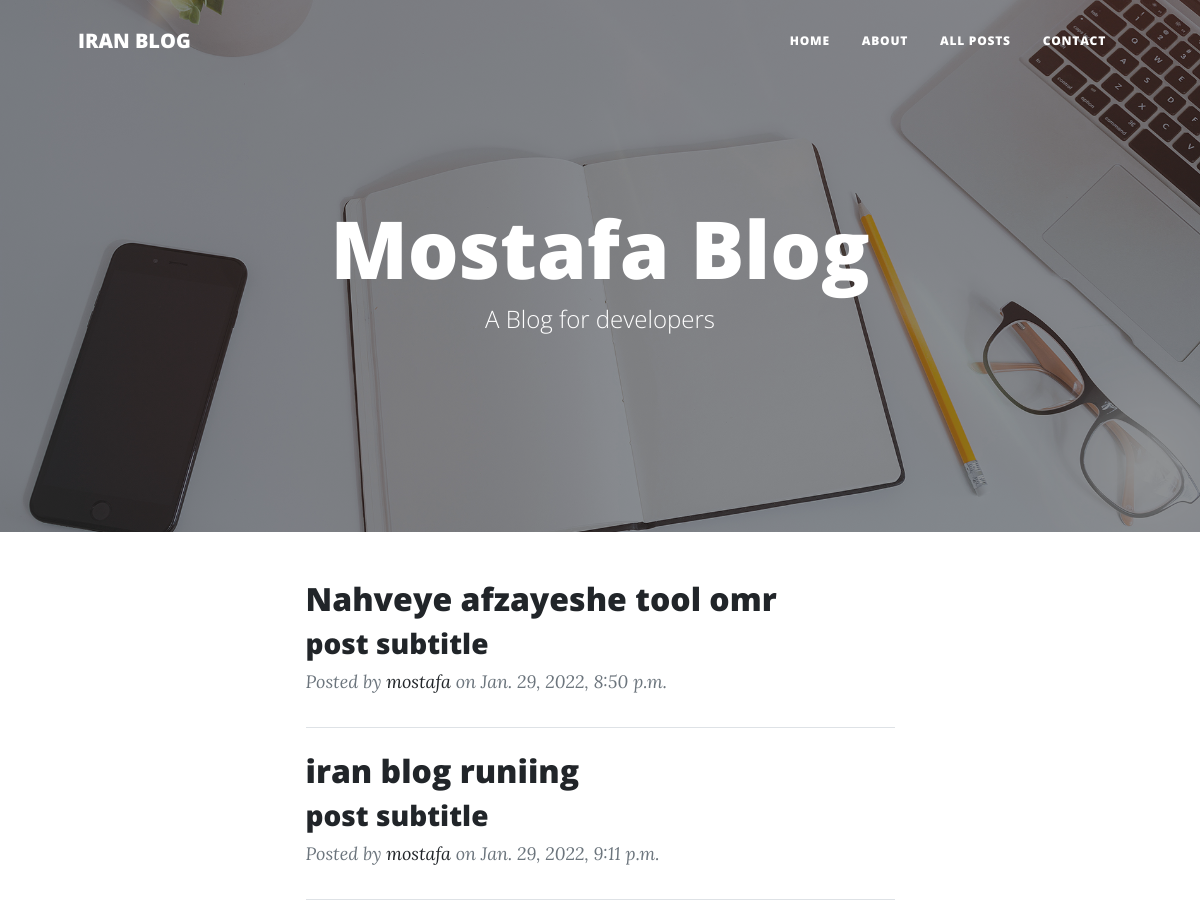
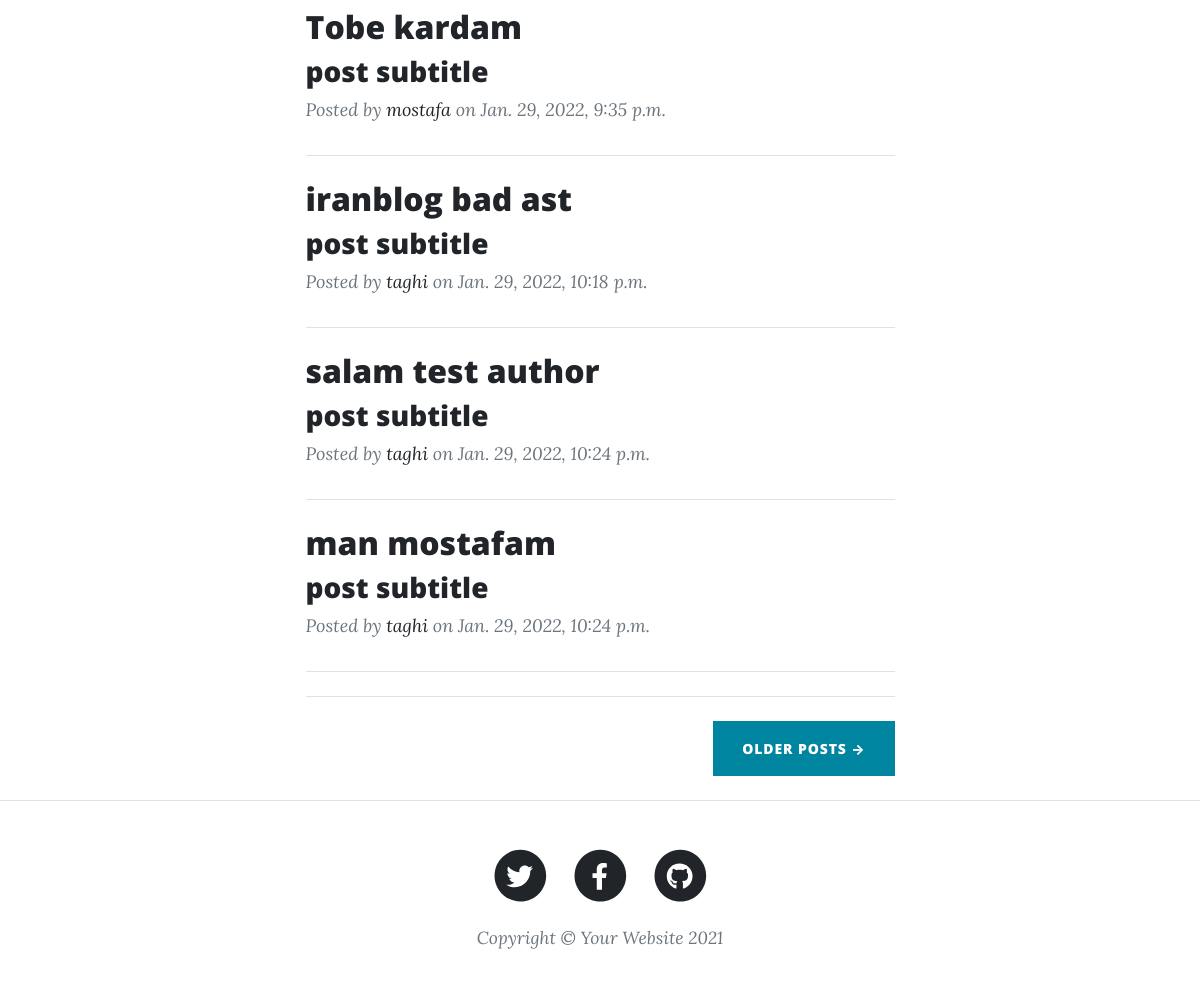
The page / on the database its author committed (2 pictures, top to bottom).
### weblog/models.py (models this page shows, shortened)
class Post(models.Model):
    text = models.TextField()
    created_at = models.DateTimeField(auto_now_add=True)
    updated_at = models.DateTimeField(auto_now=True)
    title = models.CharField(max_length=100 )
    author = models.ForeignKey(User, on_delete=models.CASCADE)

### weblog/views.py (the view)
# urls.py: path('', main_page),
def main_page(req):
    all_posts = Post.objects.all()
    return HttpResponse(render(req, 'index.html', context={
        'posts': all_posts
    }))

### templates/index.html (shortened to what this page needs)
<!DOCTYPE html>
<html lang="en">
    <head>
        <link href="/static/css/styles.css" rel="stylesheet" />
    </head>
    <body>
        <nav class="navbar navbar-expand-lg navbar-light" id="mainNav">
            <div class="container px-4 px-lg-5">
                <a class="navbar-brand" href="/">IRAN BLOG</a>
                <div class="collapse navbar-collapse" id="navbarResponsive">
                    <ul class="navbar-nav ms-auto py-4 py-lg-0">
                        <li class="nav-item"><a class="nav-link px-lg-3 py-3 py-lg-4" href="/">Home</a></li>
                        <li class="nav-item"><a class="nav-link px-lg-3 py-3 py-lg-4" href="/about">About</a></li>
                        <li class="nav-item"><a class="nav-link px-lg-3 py-3 py-lg-4" href="/posts">All Posts</a></li>
                        <li class="nav-item"><a class="nav-link px-lg-3 py-3 py-lg-4" href="/contact">Contact</a></li>
                    </ul>
                </div>
            </div>
        </nav>
        <header class="masthead" style="background-image: url('/static/assets/img/home-bg.jpg')">
            <div class="container position-relative px-4 px-lg-5">
                <div class="row gx-4 gx-lg-5 justify-content-center">
                    <div class="col-md-10 col-lg-8 col-xl-7">
                        <div class="site-heading">
                            <h1>Mostafa Blog</h1>
                            <span class="subheading">A Blog for developers</span>
                        </div>
                    </div>
                </div>
            </div>
        </header>
        <div class="container px-4 px-lg-5">
            <div class="row gx-4 gx-lg-5 justify-content-center">
                <div class="col-md-10 col-lg-8 col-xl-7">
                    {% for post in posts %}
                    <div class="post-preview">
                            <h2 class="post-title"><a href="/posts/{{ post.id }}">{{ post.title }}</a></h2>
                            <h3 class="post-subtitle">post subtitle</h3>
                        <p class="post-meta">
                            Posted by
                            <a href="/authors/{{ post.author.username }}">{{ post.author.username }}</a>
                            on {{ post.created_at}}
                        </p>
                    </div>
                        <hr class="my-4" />
                    {% endfor %}
                    <hr class="my-4" />
                    <div class="d-flex justify-content-end mb-4"><a class="btn btn-primary text-uppercase" href="#!">Older Posts →</a></div>
                </div>
            </div>
        </div>
        <footer class="border-top">
            <div class="container px-4 px-lg-5">
                <div class="row gx-4 gx-lg-5 justify-content-center">
                    <div class="col-md-10 col-lg-8 col-xl-7">
                        <ul class="list-inline text-center">
                            <li class="list-inline-item">
                                <a href="#!">
                                    <span class="fa-stack fa-lg">
                                        <i class="fas fa-circle fa-stack-2x"></i>
                                        <i class="fab fa-twitter fa-stack-1x fa-inverse"></i>
                                    </span>
                                </a>
                            </li>
                            <li class="list-inline-item">
                                <a href="#!">
                                    <span class="fa-stack fa-lg">
                                        <i class="fas fa-circle fa-stack-2x"></i>
                                        <i class="fab fa-facebook-f fa-stack-1x fa-inverse"></i>
                                    </span>
                                </a>
                            </li>
                            <li class="list-inline-item">
                                <a href="#!">
                                    <span class="fa-stack fa-lg">
                                        <i class="fas fa-circle fa-stack-2x"></i>
                                        <i class="fab fa-github fa-stack-1x fa-inverse"></i>
                                    </span>
                                </a>
                            </li>
                        </ul>
                        <div class="small text-center text-muted fst-italic">Copyright &copy; Your Website 2021</div>
                    </div>
                </div>
            </div>
        </footer>
    </body>
</html>

### rows shown on the page
Post: title "Nahveye afzayeshe tool omr", author.username "mostafa", created_at "Jan. 29, 2022, 8:50 p.m."
Post: title "iran blog runiing", author.username "mostafa", created_at "Jan. 29, 2022, 9:11 p.m."
Post: title "Tobe kardam", author.username "mostafa", created_at "Jan. 29, 2022, 9:35 p.m."
Post: title "iranblog bad ast", author.username "taghi", created_at "Jan. 29, 2022, 10:18 p.m."
Post: title "salam test author", author.username "taghi", created_at "Jan. 29, 2022, 10:24 p.m."
Post: title "man mostafam", author.username "taghi", created_at "Jan. 29, 2022, 10:24 p.m."
